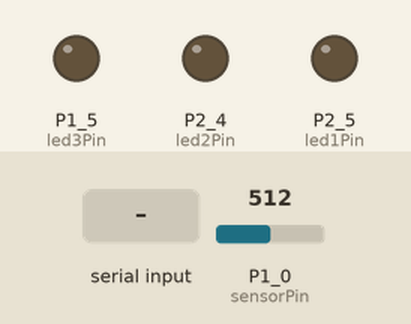
Recording of a sketch running on a simulated TI MSP430 LaunchPad. On the bench: output pins drawn as LEDs (lit = HIGH). The test bench sets the inputs (shaded band); at power-on: P1_0 (sensorPin) = 512. What the sketch prints to the serial monitor is not drawn.

Above: at 1.2 s.
1.3 s: "LED1,1\n" received over Serial
At 2.2 s:
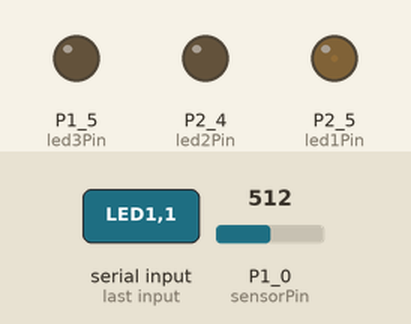
2.8 s: "LED1,150\n" received over Serial
At 3.3 s:
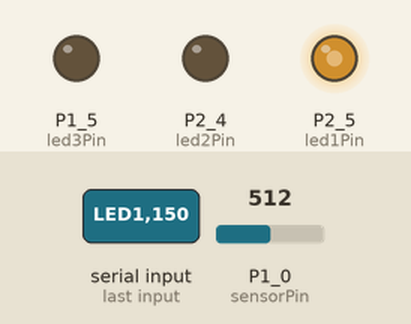
4.3 s: "LED2,1\n" received over Serial
At 5.5 s:
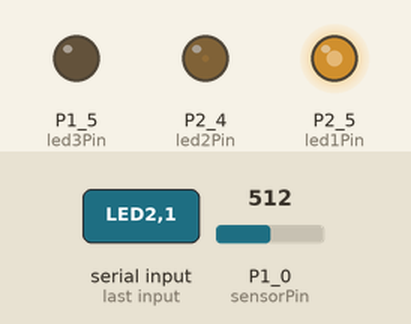
5.8 s: "LED2,150\n" received over Serial
At 6.8 s:
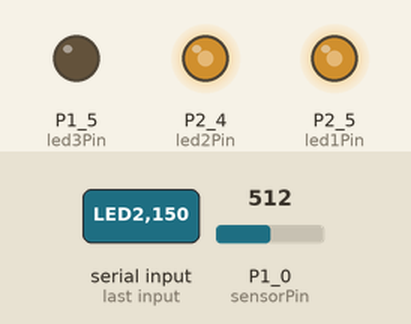
7.3 s: "LED3,1\n" received over Serial
At 7.9 s:
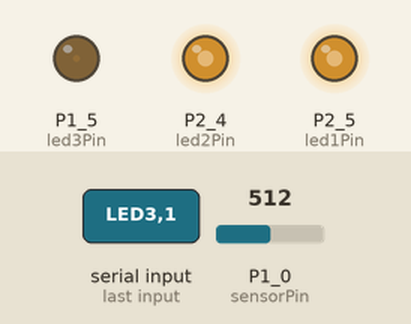
8.8 s: "LED3,150\n" received over Serial
At 9.1 s:
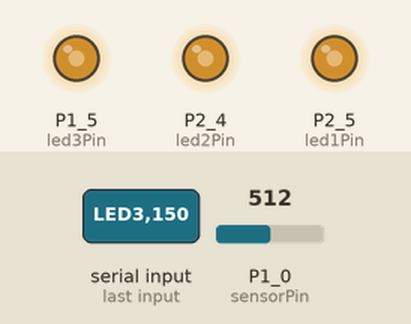
Timing chart, 0 to 11.3 s (numbered marks = the images above; inputs shaded):
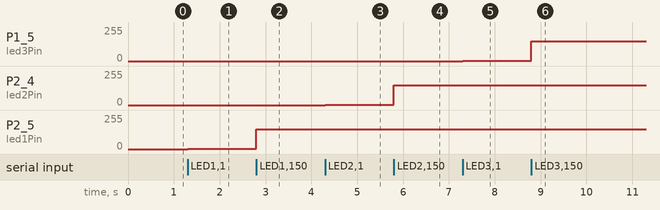

Measured:
- after the input at 1.3 s, P2_5 (led1Pin): 0/255 → 1/255 at once
- after the input at 2.8 s, P2_5 (led1Pin): 1/255 → 150/255 at once
- after the input at 4.3 s, P2_4 (led2Pin): 0/255 → 1/255 at once
- after the input at 5.8 s, P2_4 (led2Pin): 1/255 → 150/255 at once
- after the input at 7.3 s, P1_5 (led3Pin): 0/255 → 1/255 at once
- after the input at 8.8 s, P1_5 (led3Pin): 1/255 → 150/255 at once

The sketch:

Microcontroller_Programming_with_analogic_photosensor.ino
```cpp
// Define pins for three LEDs
int led2Pin = P2_4; // RED LED
int led1Pin = P2_5; // GREEN LED
int led3Pin = P1_5; // BLUE LED's

int sensorPin = A0; // Analog pin for photoelectric sensor

// Variables to store PWM values for each LED
int led1PWM = 0;
int led2PWM = 0;
int led3PWM = 0;

void setup() {
  // Initialize serial communication
  Serial.begin(9600);

  // Initialize PWM pins for LEDs
  analogWrite(led1Pin, led1PWM);
  analogWrite(led2Pin, led2PWM);
  analogWrite(led3Pin, led3PWM);
}

void loop() {
  // Read photoelectric sensor state
  int sensorValue = analogRead(sensorPin);

  // Send sensor state to Python script
  Serial.print("SENSOR,");
  Serial.println(sensorValue);

  // Check for serial data
  if (Serial.available() > 0) {
    // Read the incoming data
    String data = Serial.readStringUntil('\n');

    // Parse the command
    int commaIndex = data.indexOf(',');
    if (commaIndex != -1) {
      String component = data.substring(0, commaIndex);
      String valueStr = data.substring(commaIndex + 1);
      int value = valueStr.toInt();

      // Update PWM values based on the received command
      if (component == "LED1") {
        led1PWM = value;
        analogWrite(led1Pin, led1PWM);
      } else if (component == "LED2") {
        led2PWM = value;
        analogWrite(led2Pin, led2PWM);
      } else if (component == "LED3") {
        led3PWM = value;
        analogWrite(led3Pin, led3PWM);
      }
    }
  }
}
```
